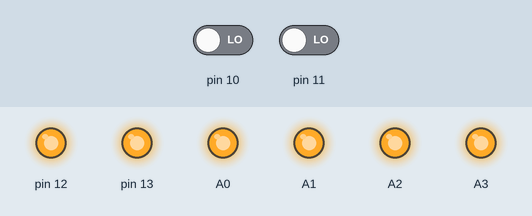
The sketch below on a simulated Arduino Uno, built with avr-gcc and run on an emulated ATmega328P. Parts: output pins drawn as LEDs (lit = HIGH). The test bench sets the inputs (shaded band); at power-on: pin 10 LOW, pin 11 LOW. Random numbers use the default seed unless the sketch sets one. At 1.9 s the program stops and its outputs stay as they are.

Above: at 0.01 s.
At 1.8 s:
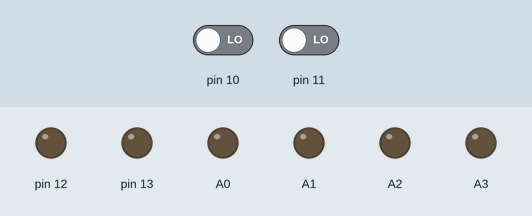
1.9 s: pin 10 driven HIGH
At 3.1 s:
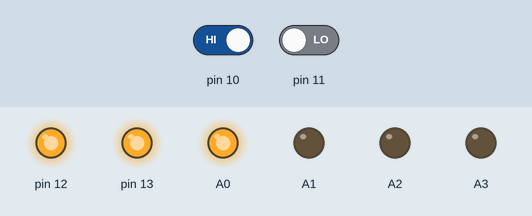
Timing chart, 0 to 3.4 s (numbered marks = the images above; inputs shaded):
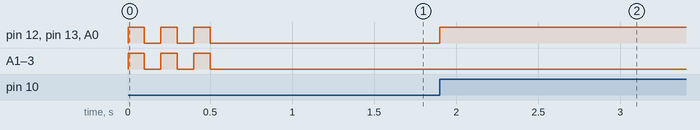

Measured:
- after the input at 1.9 s, pin 12, pin 13, A0: LOW → HIGH at once

The sketch:

ktopierwszytenlepszyv2.ino
```cpp
void czewin()
{
  digitalWrite(12, HIGH);
  digitalWrite(13, HIGH);
  digitalWrite(A0, HIGH);
  digitalWrite(A1, LOW);
  digitalWrite(A2, LOW);
  digitalWrite(A3, LOW);
}

void czeprz()
{
  digitalWrite(12, LOW);
  digitalWrite(13, LOW);
  digitalWrite(A0, LOW);
}


void ziewin()
{
  digitalWrite(A1, HIGH);
  digitalWrite(A2, HIGH);
  digitalWrite(A3, HIGH);
  digitalWrite(12, LOW);
  digitalWrite(13, LOW);
  digitalWrite(A0, LOW);
}


void zieprz()
{
  digitalWrite(A1, LOW);
  digitalWrite(A2, LOW);
  digitalWrite(A3, LOW);
}

void juzmozna()
{
  for(int i=0;i<3;i++)
  {
  digitalWrite(12, HIGH);
  digitalWrite(13, HIGH);
  digitalWrite(A0, HIGH);
  digitalWrite(A1, HIGH);
  digitalWrite(A2, HIGH);
  digitalWrite(A3, HIGH);
  delay(100);
  digitalWrite(12, LOW);
  digitalWrite(13, LOW);
  digitalWrite(A0, LOW);
  digitalWrite(A1, LOW);
  digitalWrite(A2, LOW);
  digitalWrite(A3, LOW);
  delay(100);
  }
}


void setup()
{
  // initialize digital pin LED_BUILTIN as an output.
  pinMode(A3, OUTPUT);
  pinMode(A2, OUTPUT);
  pinMode(A1, OUTPUT);
  pinMode(A0, OUTPUT);
  pinMode(13, OUTPUT);
  pinMode(12, OUTPUT);
  pinMode(10, INPUT);
  pinMode(11, INPUT);

juzmozna();


}

// the loop function runs over and over again forever
void loop()
{


  if ( digitalRead(11) )
  {
  ziewin();
  while(1)
  {
    ;
  }
  }
  else if ( digitalRead(10) )
  {
  czewin();
  while(1)
  {
    ;
  }
  }


else if ( digitalRead(10) && digitalRead(11) )
  {


  float d = random(1, 2);
  if (d>1,5)
  {
    czewin();
    while(1)
    {
      ;
    }
  }
  else
  {
    ziewin();
    while(1)
    {
      ;
    }
  }


  }


  else
  {
  czeprz();
  zieprz();
  }

}
```
